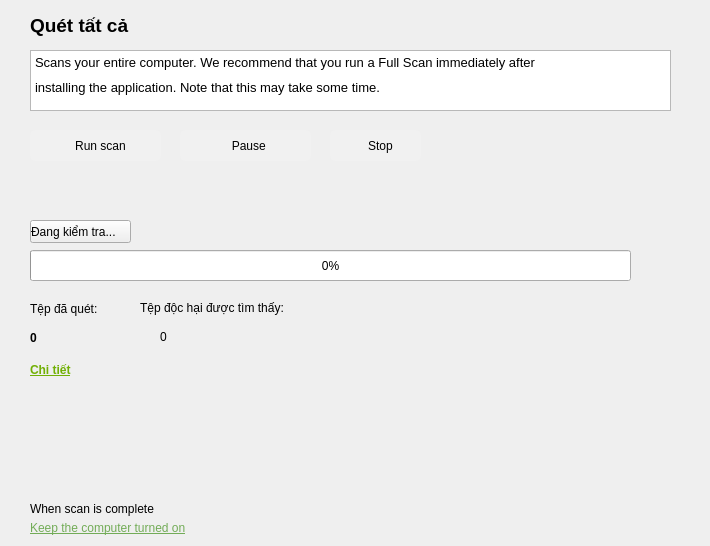
      <widget class="QWidget" name="page_25">
       <widget class="QLabel" name="label_112">
        <property name="geometry">
         <rect>
          <x>30</x>
          <y>10</y>
          <width>181</width>
          <height>31</height>
         </rect>
        </property>
        <property name="text">
         <string>&lt;html&gt;&lt;head/&gt;&lt;body&gt;&lt;p&gt;&lt;span style=&quot; font-size:14pt; font-weight:600;&quot;&gt;Quét tất cả&lt;/span&gt;&lt;/p&gt;&lt;/body&gt;&lt;/html&gt;</string>
        </property>
       </widget>
       <widget class="QPushButton" name="full_scan_start">
        <property name="geometry">
         <rect>
          <x>30</x>
          <y>130</y>
          <width>131</width>
          <height>31</height>
         </rect>
        </property>
        <property name="cursor">
         <cursorShape>PointingHandCursor</cursorShape>
        </property>
        <property name="styleSheet">
         <string notr="true">QPushButton { 
background-color: rgba(255,255,255,0.1); 
border-radius: 5px;
 text-align: center; 
padding: 5px;
} 
QPushButton::hover{ 
background: rgba(255,255,255,0.4);
}</string>
        </property>
        <property name="text">
         <string>      Run scan   </string>
        </property>
        <property name="icon">
         <iconset>
          <normaloff>icon/start.png</normaloff>icon/start.png</iconset>
        </property>
        <property name="iconSize">
         <size>
          <width>12</width>
          <height>12</height>
         </size>
        </property>
       </widget>
       <widget class="QLabel" name="label_113">
        <property name="geometry">
         <rect>
          <x>30</x>
          <y>520</y>
          <width>211</width>
          <height>17</height>
         </rect>
        </property>
        <property name="text">
         <string>&lt;html&gt;&lt;head/&gt;&lt;body&gt;&lt;p&gt;&lt;span style=&quot; text-decoration: underline; color:#72ac57;&quot;&gt;Keep the computer turned on&lt;/span&gt;&lt;/p&gt;&lt;/body&gt;&lt;/html&gt;</string>
        </property>
       </widget>
       <widget class="QTextBrowser" name="textBrowser_15">
        <property name="geometry">
         <rect>
          <x>30</x>
          <y>50</y>
          <width>641</width>
          <height>61</height>
         </rect>
        </property>
        <property name="html">
         <string>&lt;!DOCTYPE HTML PUBLIC &quot;-//W3C//DTD HTML 4.0//EN&quot; &quot;http://www.w3.org/TR/REC-html40/strict.dtd&quot;&gt;
&lt;html&gt;&lt;head&gt;&lt;meta name=&quot;qrichtext&quot; content=&quot;1&quot; /&gt;&lt;style type=&quot;text/css&quot;&gt;
p, li { white-space: pre-wrap; }
&lt;/style&gt;&lt;/head&gt;&lt;body style=&quot; font-family:'MS Shell Dlg 2'; font-size:8.25pt; font-weight:400; font-style:normal;&quot;&gt;
&lt;p style=&quot; margin-top:0px; margin-bottom:10px; margin-left:0px; margin-right:0px; -qt-block-indent:0; text-indent:0px;&quot;&gt;&lt;span style=&quot; font-size:10pt;&quot;&gt;Scans your entire computer. We recommend that you run a Full Scan immediately after&lt;/span&gt;&lt;/p&gt;
&lt;p style=&quot; margin-top:0px; margin-bottom:0px; margin-left:0px; margin-right:0px; -qt-block-indent:0; text-indent:0px;&quot;&gt;&lt;span style=&quot; font-size:10pt;&quot;&gt;installing the application. Note that this may take some time.&lt;/span&gt;&lt;/p&gt;&lt;/body&gt;&lt;/html&gt;</string>
        </property>
       </widget>
       <widget class="QLabel" name="label_114">
        <property name="geometry">
         <rect>
          <x>30</x>
          <y>500</y>
          <width>181</width>
          <height>17</height>
         </rect>
        </property>
        <property name="text">
         <string>When scan is complete</string>
        </property>
       </widget>
       <widget class="QPushButton" name="full_scan_stop">
        <property name="geometry">
         <rect>
          <x>180</x>
          <y>130</y>
          <width>131</width>
          <height>31</height>
         </rect>
        </property>
        <property name="cursor">
         <cursorShape>PointingHandCursor</cursorShape>
        </property>
        <property name="styleSheet">
         <string notr="true">QPushButton { 
background-color: rgba(255,255,255,0.1); 
border-radius: 5px;
 text-align: center; 
padding: 5px;
} 
QPushButton::hover{ 
background: rgba(255,255,255,0.4);
}</string>
        </property>
        <property name="text">
         <string>     Pause   </string>
        </property>
        <property name="icon">
         <iconset>
          <normaloff>icon/stop-icon-11-256.png</normaloff>icon/stop-icon-11-256.png</iconset>
        </property>
        <property name="iconSize">
         <size>
          <width>20</width>
          <height>20</height>
         </size>
        </property>
       </widget>
       <widget class="QWidget" name="info_full_scan" native="true">
        <property name="geometry">
         <rect>
          <x>20</x>
          <y>190</y>
          <width>681</width>
          <height>291</height>
         </rect>
        </property>
        <widget class="QProgressBar" name="progressBar_fullScan">
         <property name="geometry">
          <rect>
           <x>10</x>
           <y>60</y>
           <width>601</width>
           <height>31</height>
          </rect>
         </property>
         <property name="value">
          <number>0</number>
         </property>
        </widget>
        <widget class="QLabel" name="fileScaned">
         <property name="geometry">
          <rect>
           <x>10</x>
           <y>140</y>
           <width>67</width>
           <height>17</height>
          </rect>
         </property>
         <property name="text">
          <string>&lt;html&gt;&lt;head/&gt;&lt;body&gt;&lt;p&gt;&lt;span style=&quot; font-weight:600;&quot;&gt;0&lt;/span&gt;&lt;/p&gt;&lt;/body&gt;&lt;/html&gt;</string>
         </property>
        </widget>
        <widget class="QLabel" name="label_132">
         <property name="geometry">
          <rect>
           <x>10</x>
           <y>110</y>
           <width>101</width>
           <height>17</height>
          </rect>
         </property>
         <property name="text">
          <string>Tệp đã quét:</string>
         </property>
        </widget>
        <widget class="QPushButton" name="path_full_scan">
         <property name="geometry">
          <rect>
           <x>10</x>
           <y>30</y>
           <width>101</width>
           <height>23</height>
          </rect>
         </property>
         <property name="styleSheet">
          <string notr="true">QPushButton{
text-align: left; 
}</string>
         </property>
         <property name="text">
          <string>Đang kiểm tra...</string>
         </property>
        </widget>
        <widget class="QLabel" name="path_full_scan_name">
         <property name="geometry">
          <rect>
           <x>108</x>
           <y>30</y>
           <width>501</width>
           <height>21</height>
          </rect>
         </property>
         <property name="text">
          <string/>
         </property>
        </widget>
        <widget class="QLabel" name="label_10">
         <property name="geometry">
          <rect>
           <x>120</x>
           <y>140</y>
           <width>16</width>
           <height>16</height>
          </rect>
         </property>
         <property name="text">
          <string/>
         </property>
         <property name="pixmap">
          <pixmap>icon/unnamed.png</pixmap>
         </property>
         <property name="scaledContents">
          <bool>true</bool>
         </property>
        </widget>
        <widget class="QLabel" name="mess_full_scan">
         <property name="geometry">
          <rect>
           <x>140</x>
           <y>137</y>
           <width>161</width>
           <height>20</height>
          </rect>
         </property>
         <property name="text">
          <string>0</string>
         </property>
        </widget>
        <widget class="QLabel" name="label_17">
         <property name="geometry">
          <rect>
           <x>120</x>
           <y>110</y>
           <width>241</width>
           <height>16</height>
          </rect>
         </property>
         <property name="text">
          <string>Tệp độc hại được tìm thấy:</string>
         </property>
        </widget>
        <widget class="QLabel" name="show_detail_full_scan">
         <property name="geometry">
          <rect>
           <x>10</x>
           <y>170</y>
           <width>47</width>
           <height>21</height>
          </rect>
         </property>
         <property name="cursor">
          <cursorShape>PointingHandCursor</cursorShape>
         </property>
         <property name="text">
          <string>&lt;html&gt;&lt;head/&gt;&lt;body&gt;&lt;p&gt;&lt;span style=&quot; font-weight:600; text-decoration: underline; color:#71b005;&quot;&gt;Chi tiết&lt;/span&gt;&lt;/p&gt;&lt;/body&gt;&lt;/html&gt;</string>
         </property>
        </widget>
       </widget>
       <widget class="QPushButton" name="full_scan_end">
        <property name="geometry">
         <rect>
          <x>330</x>
          <y>130</y>
          <width>91</width>
          <height>31</height>
         </rect>
        </property>
        <property name="cursor">
         <cursorShape>PointingHandCursor</cursorShape>
        </property>
        <property name="styleSheet">
         <string notr="true">QPushButton { 
background-color: rgba(255,255,255,0.1); 
border-radius: 5px;
 text-align: center; 
padding: 5px;
} 
QPushButton::hover{ 
background: rgba(255,255,255,0.4);
}</string>
        </property>
        <property name="text">
         <string>   Stop</string>
        </property>
        <property name="icon">
         <iconset>
          <normaloff>icon/close.png</normaloff>icon/close.png</iconset>
        </property>
        <property name="iconSize">
         <size>
          <width>20</width>
          <height>20</height>
         </size>
        </property>
       </widget>
      </widget>
